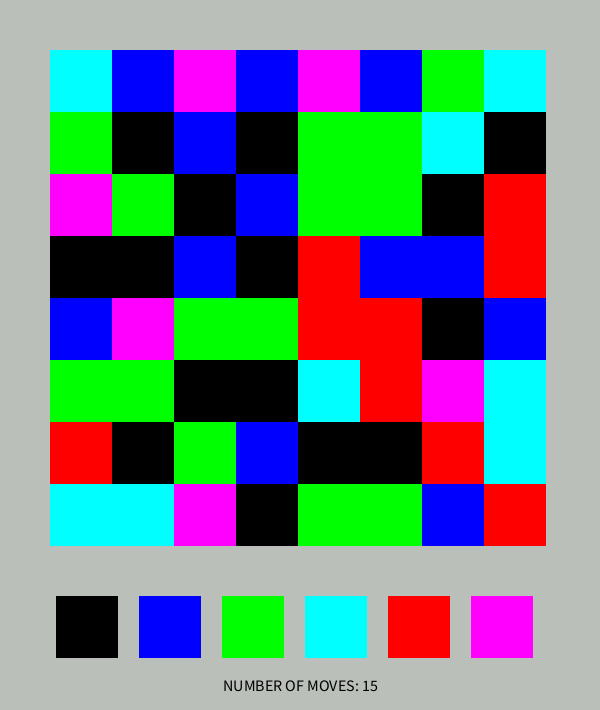
Frame 1 (no input)
Frame 60 (the mouse pressed at the canvas centre just before this capture): identical to frame 1, image omitted
Frame 120 (the mouse held since frame 60 and released just before this capture): identical to frame 1, image omitted

The Processing sketch that drew this single still picture (run headless with seeded random() and noise(); from frame 60 on, the mouse is pressed at the canvas centre):

// Processing sketch: Filler
// ── Filler.pde
Board B=new Board(8);

void setup(){
  size(600,710);
}

void draw(){
  B.disp();
}

void keyPressed(){
  B.update();
}

void mousePressed(){
  B.update();
}

// ── Board.pde
class Board{
  int[][] player;
  color[][] C;  // colormap
  int size;  // number of rows/columns
  int difficulty=15;  // maximum allowed number of turns 
  int margin=50;  // size of the margins
  int buttons=6;  // number of colors (maximum of 8)
  color bkgd=#FFBABFBA;  // color of the background
  color[] colors={#FF000000,#FF0000FF,#FF00FF00,#FF00FFFF,#FFFF0000,
    #FFFF00FF,#FFFFFF00,#FFFFFFFF}; // potential colors
  color c;  // current color
  int won=-1;  // has the game been won
  int moves;  // number of moves left
  
  
  Board(int cellsPerSide){
    size=cellsPerSide;
    C=new color[size][size];
    generateBoard();
  }
  
  private void generateBoard(){
    won=-1;
    moves=difficulty;
    // generate board
    for(int i=0; i<size; i++){
      for(int j=0; j<size; j++){
        C[i][j]=colors[floor(random(buttons))]; // select colors
      }
    }
    // set currnet color
    c=C[0][0];
  }
  
  /*
  color generateColor(int numCols){
    // generate color
    String s=binary(floor(random(numCols)),3);
    int[] crd=new int[3];
    for(int k=0; k<3; k++){
      if(s.charAt(k)=='1'){
        crd[k]=255;
      }else{
        crd[k]=0;
      }
    }
    return color(crd[0],crd[1],crd[2]);
  }
  
  // black     0,  0,  0   000 0
  // white   255,255,255   111 7
  // red     255,  0,  0   100 4
  // yellow  255,255,  0   110 6
  // green     0,255,  0   010 2
  // cyan      0,255,255   011 3
  // blue      0,  0,255   001 1
  // magenta 255,  0,255   101 5
  // =>kbgcrmyw
  */
  
  void floodFlow(color c,int i,int j){
    // recursive break
    if(i==B.size || j==B.size){  // || i==-1 || j==-1){
      return;
    }
    // update current tile (needs to be before the tests to prevent doubling back)
    color tc=C[i][j];  // store the old color (for recursive tests)
    C[i][j]=c;  // set to the new color 
    // recursively identify all connected (like color) tiles
    if(i<size-1 && C[i+1][j]==tc){
      floodFlow(c,i+1,j);
    }
    if(j<size-1 && C[i][j+1]==tc){
      floodFlow(c,i,j+1);
    }
    if(i>=1 && C[i-1][j]==tc){
      floodFlow(c,i-1,j);
    }
    if(j>=1 && C[i][j-1]==tc){
      floodFlow(c,i,j-1);
    }
  }
  
  void disp(){
    background(bkgd);
    noStroke();
    rectMode(CORNER);
    int cellSize=(width-2*margin)/size;
    for(int i=0; i<size; i++){
      for(int j=0; j<size; j++){
        fill(C[i][j]);
        rect(margin+j*cellSize,margin+i*cellSize,cellSize,cellSize);
      }
    }
    // buttons
    int buttonSpace=(width-2*margin)/buttons;
    int buttonSize=floor(0.75*buttonSpace);
    int submargin=margin+floor(0.125*margin);
    for(int i=0; i<buttons; i++){
      fill(colors[i]);
      rect(submargin+i*buttonSpace,cellSize*size+margin*2,buttonSize,buttonSize);
    }
    fill(0);
    textAlign(CENTER,CENTER);
    textSize(16);
    text("NUMBER OF MOVES: "+moves,width/2,height-margin/2);
    if(won!=-1){ // game won
      rectMode(CENTER);
      fill(159);
      rect(width/2,height/2,200,100);
      fill(255,0,0);
      textSize(36);
      text((won>=1)?"YOU WON!!":"GAME OVER",width/2,height/2-25);
      textSize(16);
      text("Press ENTER to play again",width/2,height/2+10);
      text("Press ESCAPE to exit",width/2,height/2+30);
    }
  }
  
  void update(){
    if(won!=-1){
      if(keyPressed){
        if(key==RETURN || key==ENTER){
          generateBoard();
        }else if(keyCode==ESC){
          exit();
        }
      }
    }else if(mousePressed){
      color tc=get(mouseX,mouseY);
      if(mouseY>width && tc!=bkgd){
        moves--;
        c=get(mouseX,mouseY);
        floodFlow(c,0,0);
        check();
      }
    }
  }
  
  void check(){
    won=1;
    for(int i=0; i<size*size; i++){
      if(c!=C[floor(i/size)][i%size]){
        won=-1;
      }
    }
    if(moves==0){
      won++;
    }
  }
  
  void prt(){
    for(int i=0; i<size; i++){
      String row="";
      for(int j=0; j<size; j++){
        row=row+" ("+hex(C[i][j],6)+") ";
        //row=row+ ((showHex==1)?"("+hex(C[i][j],6)+")":"");
        if(j<size-1){
          row=row+",";
        }
      }
      println(row);
    }
  }
}
